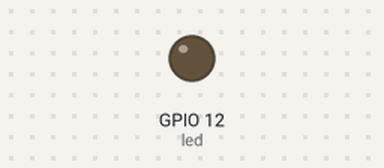
Recording of a program running on a simulated Raspberry Pi (BCM pin numbers). On the bench: output pins drawn as LEDs (lit = HIGH). The clock reads 2024-03-15 10:24:30 at power-on unless the program sets it.

Above: at 0.05 s.
At 3.25 s:
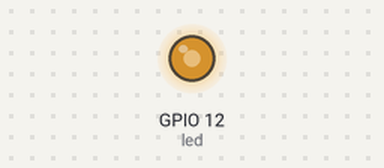
At 4.35 s:
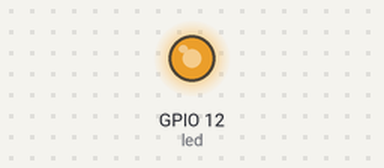
At 5.6 s:
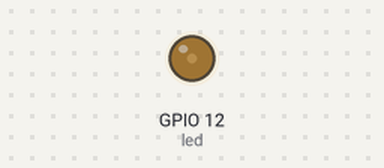
Timing chart, 0 to 7.8 s (numbered marks = the images above):
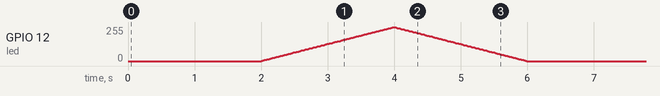

The program:

Oef8.1.py
```python
import RPi.GPIO as GPIO
import time

led = 12
cycleTime = 2 # seconden
frequenty = 100

update = cycleTime / 100
updateValue = 1

dc = 0
sleep = False


GPIO.setmode(GPIO.BCM)
GPIO.setup(led, GPIO.OUT)

p = GPIO.PWM(led, frequenty)
p.start(dc)

startTime = time.time()

def updateDutyCycle():
    global dc
    global updateValue

    # Update duty cycle
    dc += updateValue

    # Add or Subtract
    if dc >= 100:
        updateValue = -1
    if dc <= 0:
        updateValue = 1


while True:
    currentTime = time.time()

    if (currentTime >= startTime + update) and not sleep:
        startTime = time.time()
        updateDutyCycle()
        p.ChangeDutyCycle(dc)

    if dc == 0:
        sleep = True

    if sleep and (currentTime >= startTime + cycleTime):
        sleep = False


p.stop()
GPIO.cleanup()
```
